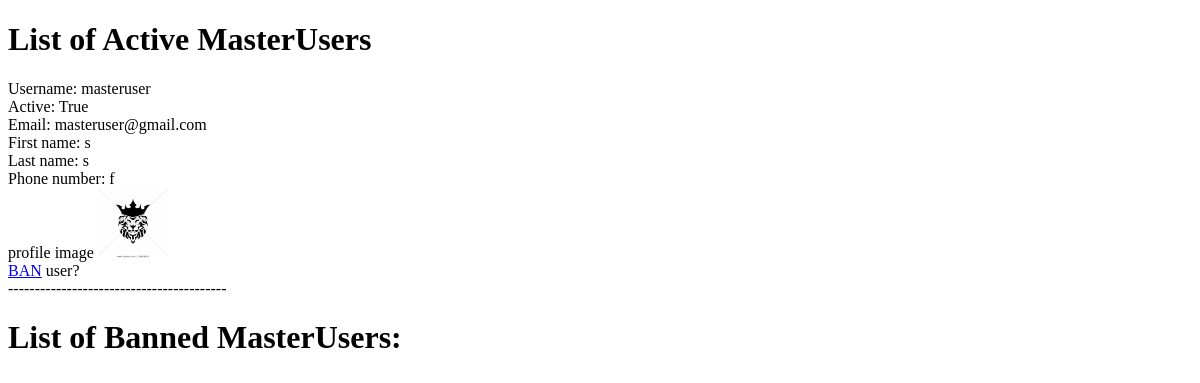
/masteruser/list/ (signed in), run on an earlier commit of the app's database.
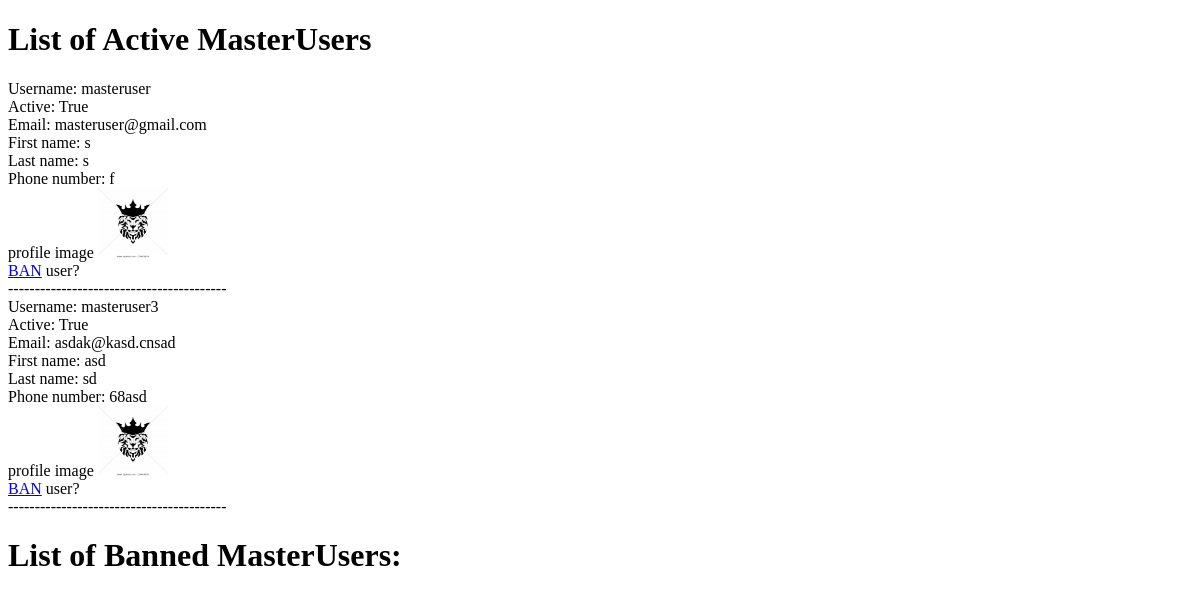
And on a later commit of the database.
### masteruser/models.py (models this page shows, shortened)
class MasterUserModel(models.Model):
    user = models.OneToOneField(settings.AUTH_USER_MODEL, on_delete = models.CASCADE,
                               related_name='masterusers', primary_key = True)
    phone_number = models.CharField(max_length = 20, blank = False, null = False)
    picture = models.ImageField(default = r'masteruser/default/default_masteruser.jpg',
                                 upload_to=r'masteruser/coverpicture')

### accounts/models.py (models this page shows, shortened)
class UserModel(AbstractUser):
    first_name = models.CharField(max_length=216, null = False, blank = False)
    last_name = models.CharField(max_length=216, null = False, blank = False)
    is_sportclub = models.BooleanField('SportClub Status', default = False)
    is_commonuser = models.BooleanField('CommonUser Status', default = False)
    is_masteruser = models.BooleanField('MasterUser Status', default = False)
    email = models.EmailField(unique = True, blank = False)
    slug = models.SlugField(unique = True, null = False, blank = False)
    picture = models.ImageField(upload_to =r'superuser/coverpicture',
                                null = True, blank = True)

### masteruser/views.py (the view)
# urls.py: path('list/', MasterUserListView.as_view(), name='list'),
@method_decorator([login_required, superuser_required], name='dispatch')
class MasterUserListView(ListView):
    model = MasterUserModel
    context_object_name = 'masterusers'
    template_name = 'masteruser/masteruserlist.html'

### masteruser/templates/masteruser/masteruserlist.html (shortened to what this page needs)
<!DOCTYPE html>
<html lang="en" dir="ltr">
  <head>
  </head>
  <body>
    <h1>List of Active MasterUsers</h1>
    {% for masteruser in masterusers %}
    {% if masteruser.user.is_active %}
    Username: {{masteruser.user.username}}<br>
    Active: {{masteruser.user.is_active}}<br>
    Email: {{masteruser.user.email}}<br>
    First name: {{masteruser.user.first_name}}<br>
    Last name: {{masteruser.user.last_name}}<br>
    Phone number: {{masteruser.phone_number}}<br>
    profile image <img src="{{masteruser.picture.url}}" width="70" height="70" /><br>
    <a href="{% url 'masteruser:ban' pk=masteruser.pk %}">BAN</a> user?<br>
    {% endif %}
    -----------------------------------------<br>
    {% endfor %}
    <h1>List of Banned MasterUsers:</h1>
  </body>
</html>

What changed in the data, as far as the page shows it:
added MasterUserModel: user.username "masteruser3", user.is_active "True", user.email "asdak@kasd.cnsad", user.first_name "asd", user.last_name "sd", phone_number "68asd", picture (placeholder picture)
